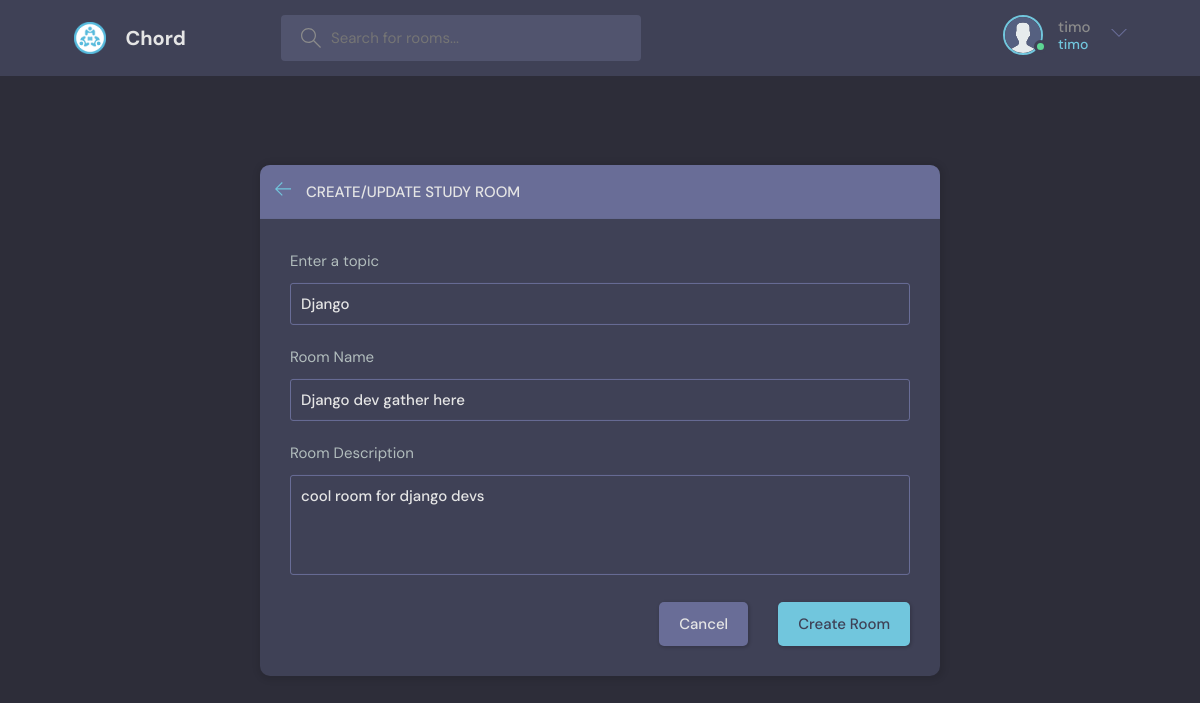
Screenshot of /update-room/2/ (signed in) with the database file from the repository.
### base/models.py (models this page shows, shortened)
class User(AbstractUser):
    name = models.CharField(max_length=200, null=True)
    email = models.EmailField(unique=True, null=True)
    bio = models.TextField(null=True)
    avatar = models.ImageField(null=True, default="avatar.svg")
    USERNAME_FIELD = 'email'
    REQUIRED_FIELDS = []

class Room(models.Model):
    host = models.ForeignKey(User, on_delete=models.SET_NULL, null=True)
    topic = models.ForeignKey(Topic, on_delete=models.SET_NULL, null=True)
    name = models.CharField(max_length=200) #character feild
    description = models.TextField(null=True, blank=True) #text feild
    participants = models.ManyToManyField(User, related_name='participants', blank=True)
    updated = models.DateTimeField(auto_now=True) #gets current date
    created = models.DateTimeField(auto_now_add=True) #gets original date
    class Meta:
        ordering = ['-updated', '-created']

class Topic(models.Model):
    name = models.CharField(max_length=50)

### base/views.py (the view, shortened to what this page needs)
# urls.py: path("update-room/<str:pk>/", views.updateRoom, name="update-room"),
@login_required(login_url='login')
def updateRoom(request, pk): #requests dynamic value
    room = Room.objects.get(id=pk) #getting the particular room
    topics = Topic.objects.all()
    form = RoomForm(instance=room)
    if request.user != room.host:
        return HttpResponse("Access Denied")
    context = {'form' : form, 'topics' : topics, 'room' : room}
    return render(request, 'base/room_form.html', context)

### base/forms.py
class RoomForm(ModelForm):
    class Meta:
        model = Room
        fields = ['host','topic',
        'name', 'description',]
        exclude = ['host', 'participants']

### base/templates/base/room_form.html (shortened to what this page needs)
{% extends 'main.html' %}
{% block content %}
  <main class="create-room layout">
    <div class="container">
      <div class="layout__box">
        <div class="layout__boxHeader">
          <div class="layout__boxTitle">
            <a href="{% url 'home' %}">
              <svg version="1.1" xmlns="http://www.w3.org/2000/svg" width="32" height="32" viewBox="0 0 32 32">
                <title>arrow-left</title>
                <path
                  d="M13.723 2.286l-13.723 13.714 13.719 13.714 1.616-1.611-10.96-10.96h27.625v-2.286h-27.625l10.965-10.965-1.616-1.607z">
                </path>
              </svg>
            </a href="{% url 'home' %}">
            <h3>Create/Update Study Room</h3>
          </div>
        </div>
        <div class="layout__body">
          <form class="form" action="#" method="POST">
            <div class="form__group">
              <label for="room_topic">Enter a topic</label>
              <input required type="text" name="topic" value="{{room.topic.name}}"
                list="topic-list" placeholder="python, django, server, etc..." />
            </div>
            <div class="form__group">
              <label for="room_name">Room Name</label>
              {{form.name}}
            </div>
            <div class="form__group">
              <label for="room_description">Room Description</label>
              {{form.description}}
            </div>
            <div class="form__action">
              <a class="btn btn--dark" href="{% url 'home' %}">Cancel</a>
              <button class="btn btn--main" type="submit">Create Room</button>
            </div>
          </form>
        </div>
      </div>
    </div>
  </main>
  {% endblock  %}

### templates/navbar.html (shortened to what this page needs)
{% load static %}
<header class="header header--loggedIn">
    <div class="container">
      <a href="{% url 'home' %}" class="header__logo">
        <img src="{% static 'images/logo3.png' %}" />
        <h1>Chord</h1>
      </a>
      <form class="header__search" method="GET" action="{% url 'home' %}">
        <label>
          <input placeholder="Search for rooms..."  name="q" type="text"/>
        </label>
      </form>
      <nav class="header__menu">
        {% if request.user.is_authenticated %}
        <div class="header__user">
          <a href="{% url 'update-user' %}">
            <div class="avatar avatar--medium active">
              <img src="{{request.user.avatar.url}}" />
            </div>
            <p>{{request.user.username}} <span>{{request.user.username}}</span></p>
          </a>
          <button class="dropdown-button">
            <svg version="1.1" xmlns="http://www.w3.org/2000/svg" width="32" height="32" viewBox="0 0 32 32">
              <title>chevron-down</title>
              <path d="M16 21l-13-13h-3l16 16 16-16h-3l-13 13z"></path>
            </svg>
          </button>
        </div>
        {% else %}
        <a href="{% url 'login' %}">
          <img src="{% static 'images/avatar.svg' %}" />
          <p>Login</p>
        </a>
        {% endif %}
      </nav>
    </div>
  </header>

### rows the page displays
User: user.avatar (placeholder picture), user.username "timo"
Room: topic "Django", name "Django dev gather here", description "cool room for django devs"
